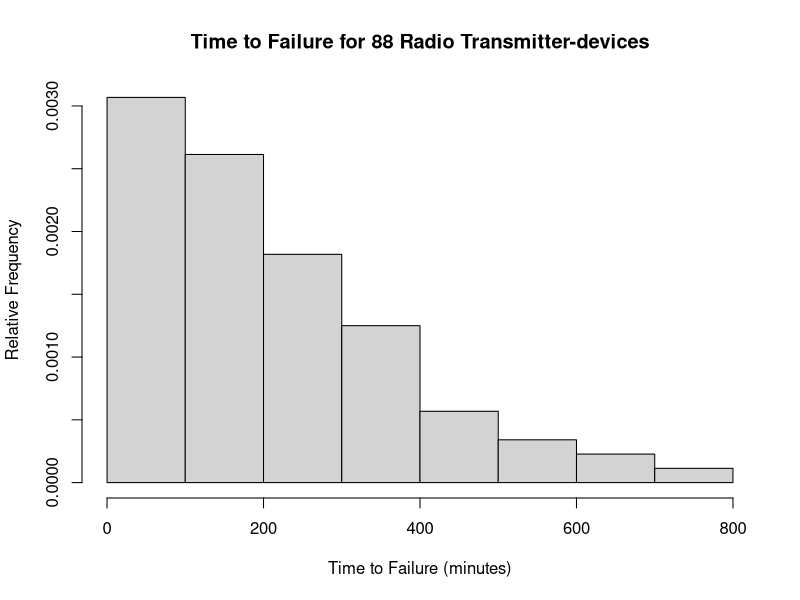
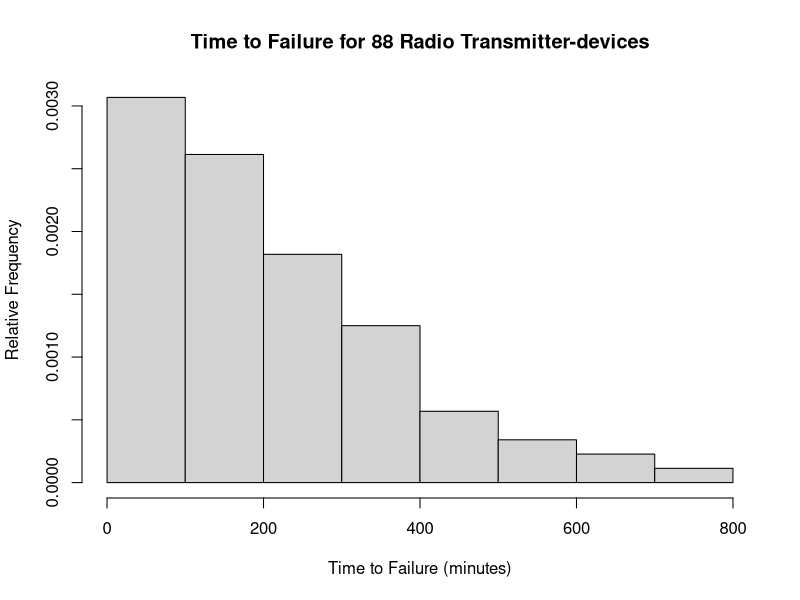

Write R code to recreate these figures, in order.
# WMS Ex. 1.25 (b) - Relative frequency histogram representing
# lengths of time to failure for n=88 radio transmitter-devices.

# Input radio transmitter data to vector.
radio <- c(16, 224, 16, 80, 96, 536, 400, 80,
           392, 576, 128, 56, 656, 224, 40, 32,
           358, 384, 256, 246, 328, 464, 448, 716,
           304, 16, 72, 8, 80, 72, 56, 608,
           108, 194, 136, 224, 80, 16, 424, 264,
           156, 216, 168, 184, 552, 72, 184, 240,
           438, 120, 308, 32, 272, 152, 328, 480,
           60, 208, 340, 104, 72, 168, 40, 152,
           360, 232, 40, 112, 112, 288, 168, 352,
           56, 72, 64, 40, 184, 264, 96, 224,
           168, 168, 114, 280, 152, 208, 160, 176)

# Create the histogram.
hist(radio, freq = FALSE, main = "Time to Failure for 88 Radio Transmitter-devices",
     xlab = "Time to Failure (minutes)", ylab = "Relative Frequency")

# Save figure.
pdf("ex1_25_b.pdf", height=5, width=7, pointsize=12)
hist(radio, freq = FALSE, main = "Time to Failure for 88 Radio Transmitter-devices",
     xlab = "Time to Failure (minutes)", ylab = "Relative Frequency")
dev.off()
